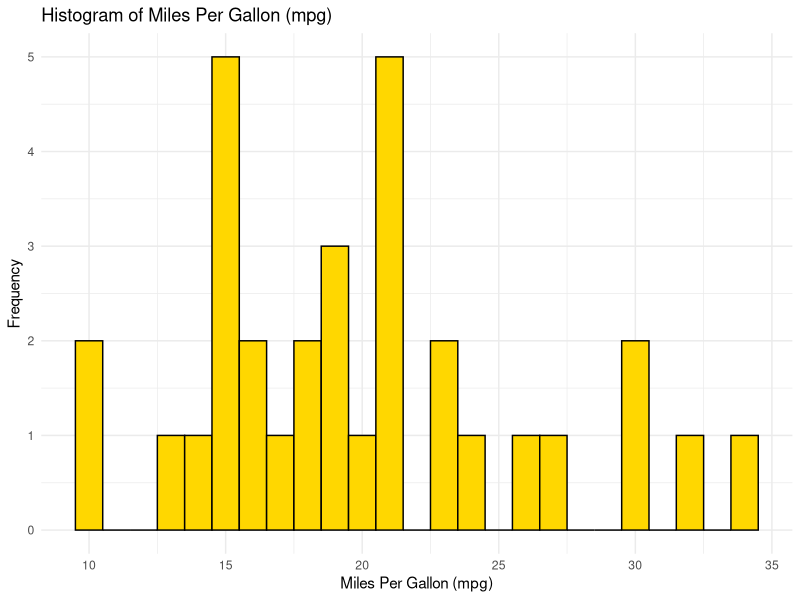
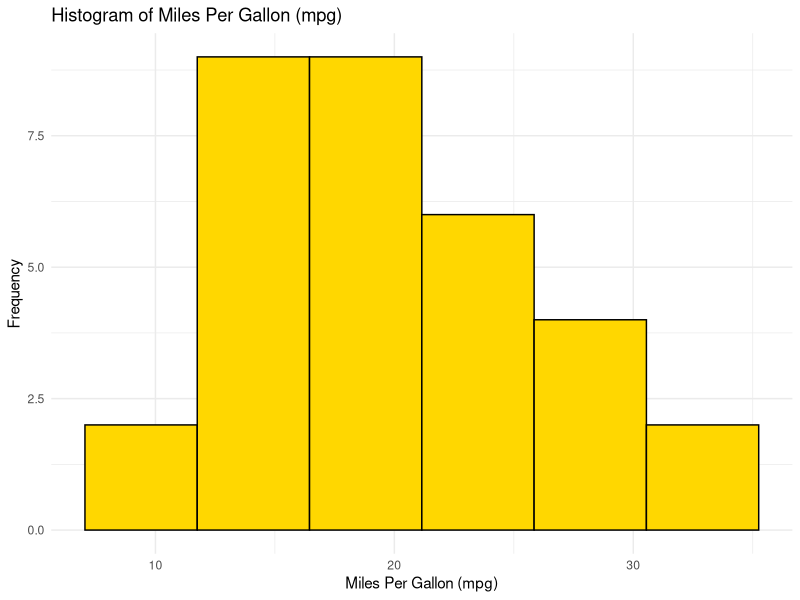
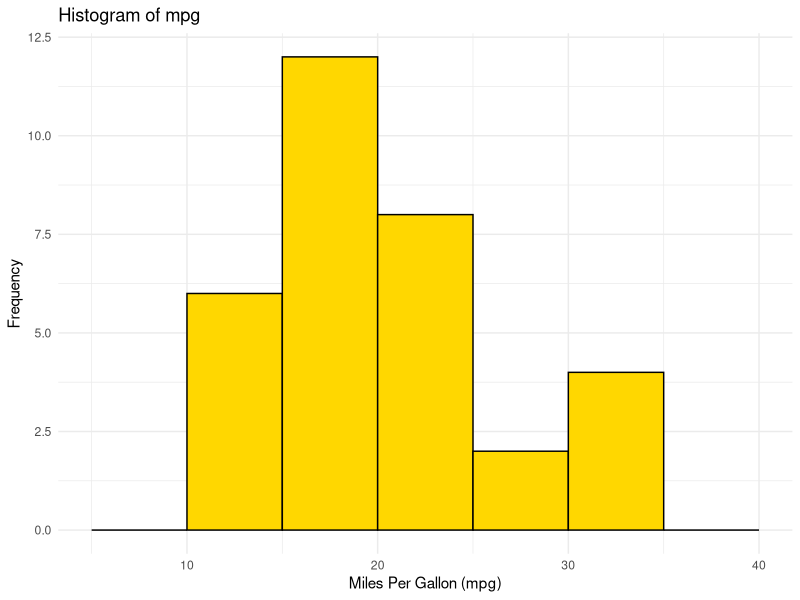
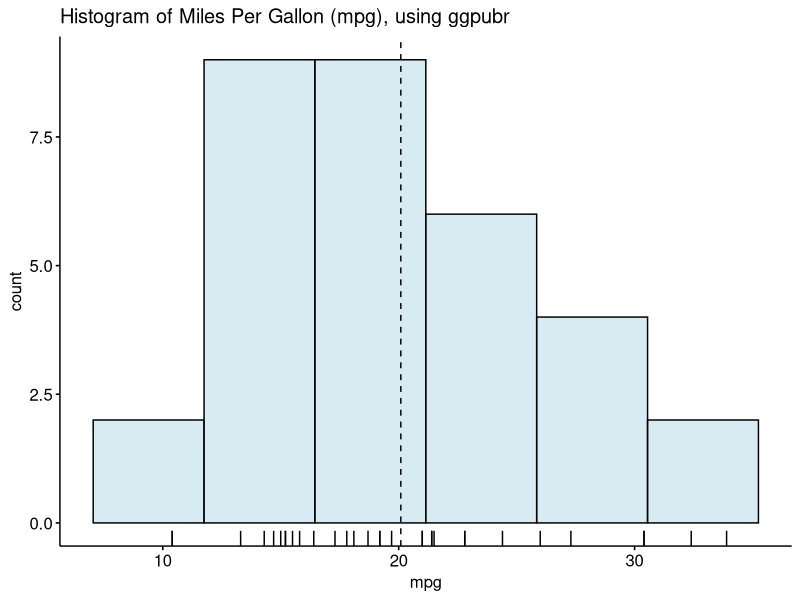
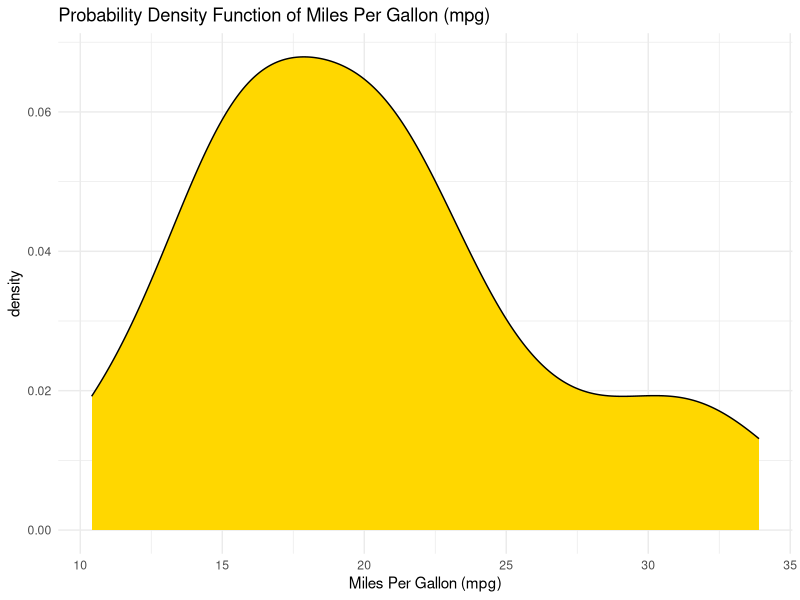
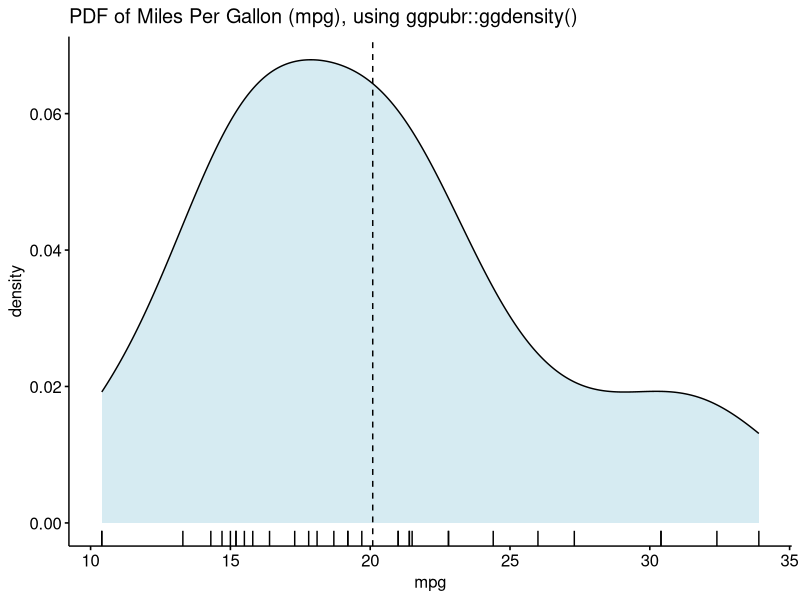
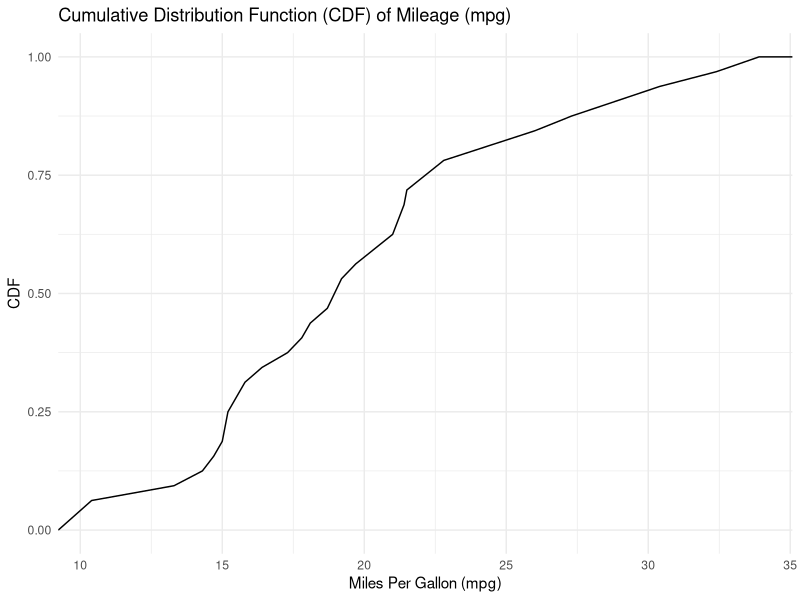
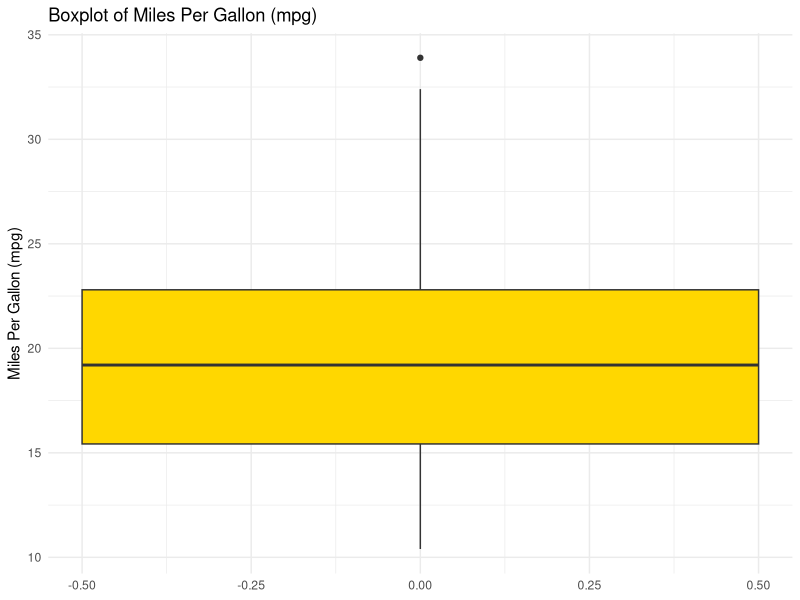

Here is the R script that generated these plots, in order:
## ---- chunk 1
# Load the required libraries, suppressing annoying startup messages
library(tibble) 
suppressPackageStartupMessages(library(dplyr))
# Read the mtcars dataset into a tibble called tb
data(mtcars)
tb <- as_tibble(mtcars)
attach(tb)
# Convert several numeric columns into factor variables
tb$cyl <- as.factor(tb$cyl)
tb$vs <- as.factor(tb$vs)
tb$am <- as.factor(tb$am)
tb$gear <- as.factor(tb$gear)
## ---- chunk 2
library(dplyr)
library(ggthemes)
library(ggplot2)
## ---- chunk 3
ggplot(tb, 
       aes(x = mpg)) +
  geom_histogram(binwidth = 1, 
                 fill = "gold", 
                 color = "black") +
  theme_minimal() +
  labs(title = "Histogram of Miles Per Gallon (mpg)", 
       x = "Miles Per Gallon (mpg)", y = "Frequency")

## ---- chunk 4
ggplot(tb, 
       aes(x = mpg)) +
  geom_histogram(bins = 6, 
                 fill = "gold", 
                 color = "black") +
  theme_minimal() +
  labs(title = "Histogram of Miles Per Gallon (mpg)", x = "Miles Per Gallon (mpg)", y = "Frequency")

## ---- chunk 5
ggplot(tb, 
       aes(x = mpg)) +
  geom_histogram(breaks = seq(5, 40, by = 5), 
                 fill = "gold", 
                 color = "black") +
  theme_minimal() +
  labs(title = "Histogram of mpg", x = "Miles Per Gallon (mpg)", y = "Frequency")
## ---- chunk 6
library(ggpubr)
gghistogram(tb, 
            x = "mpg", 
            add = "mean", 
            bins = 6,
            rug = TRUE, 
            color = "black" ,
            fill = "lightblue",
            title = "Histogram of Miles Per Gallon (mpg), using ggpubr"
)
## ---- chunk 7
ggplot(tb, 
       aes(x = mpg)) +
  geom_density(fill = "gold") +
  theme_minimal() +
  labs(title = "Probability Density Function of Miles Per Gallon (mpg)", 
       x = "Miles Per Gallon (mpg)", y = "density") 
## ---- chunk 8
library(ggpubr)
ggdensity(tb, 
            x = "mpg", 
            add = "mean", 
            rug = TRUE, 
            color = "black" ,
            fill = "lightblue",
            title = "PDF of Miles Per Gallon (mpg), using ggpubr::ggdensity()"
)
## ---- chunk 9
# Load required library
library(ggplot2)
# Create a CDF plot
ggplot(tb, aes(x = mpg)) +
  stat_ecdf(geom = "line", color = "black") +
  labs(x = "Miles Per Gallon (mpg)", y = "CDF", 
       title = "Cumulative Distribution Function (CDF) of Mileage (mpg)") +
  theme_minimal() 
## ---- chunk 10
ggplot(tb, 
       aes(y = mpg)) +
  geom_boxplot(fill = "gold",
               width = 1) +
  theme_minimal() +
  labs(title = "Boxplot of Miles Per Gallon (mpg)", y = "Miles Per Gallon (mpg)")
## ---- chunk 11
library(ggpubr)
ggboxplot(tb, 
            y = "mpg", 
            rug = TRUE, 
            color = "black" ,
            fill = "lightblue",
            add = "jitter",
            title = "Boxplot of Miles Per Gallon (mpg), using ggpubr::ggboxplot()"
)
## ---- chunk 12
library(ggplot2)
library(ggbeeswarm)
ggplot(tb, 
       aes(x = 1, y = mpg)) +
  geom_beeswarm() +
  labs(title = "Bee Swarm plot of mpg", y = "Miles Per Gallon (mpg)")
## ---- chunk 13
ggplot(tb, 
       aes(x = "", y = mpg)) +
  geom_violin(fill = "gold") +
  labs(x = "", y = "Miles Per Gallon (mpg)", title = "Violin Plot of Miles Per Gallon (mpg)")
## ---- chunk 14
ggplot(tb, aes(x = "", y = mpg)) +
  geom_violin(fill = "gold") +
  geom_boxplot(fill = "blue", width = 0.2) +
  labs(x = "", y = "Miles Per Gallon (mpg)", title = "Violin Plot with Boxplot of Miles Per Gallon (mpg)")
## ---- chunk 15
library(ggpubr)
ggviolin(tb, 
            y = "mpg", 
            rug = TRUE, 
            color = "black" ,
            fill = "lightpink",
            add = "boxplot", add.params = list(fill = "white"),
            title = "Violin plot of Miles Per Gallon (mpg), using ggpubr::ggviolin()"
)
## ---- chunk 16
ggplot(tb, 
       aes(sample = mpg)) +
  stat_qq() +
  stat_qq_line() +
  labs(x = "Theoretical Quantiles", y = "Sample Quantiles", title = "Q-Q Plot of Miles Per Gallon (mpg)") +
  theme(panel.background = element_rect(fill = "gold")) 
